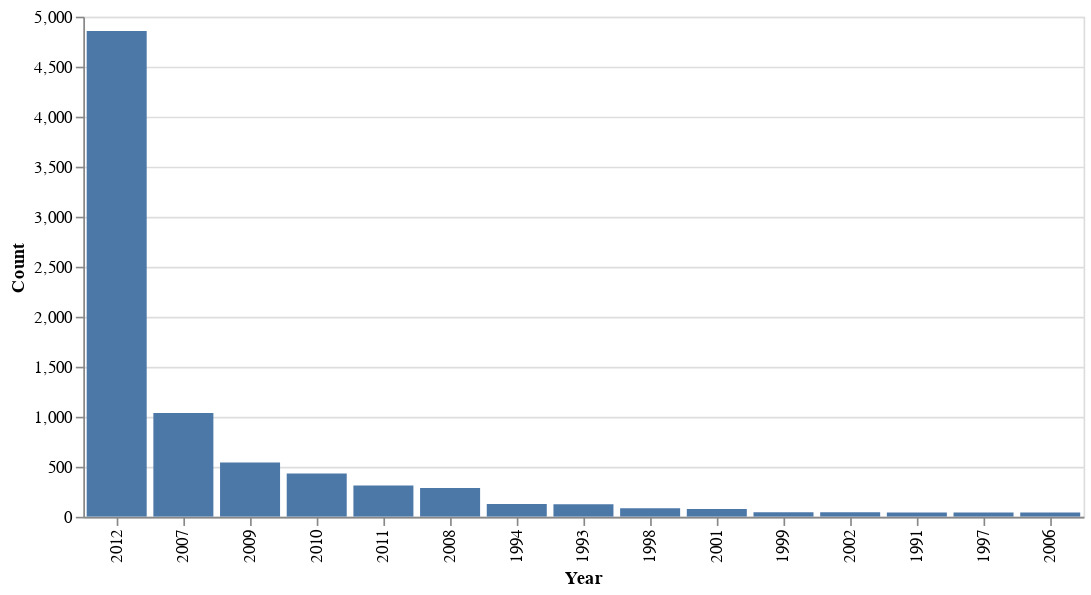

Notebook source saved alongside this figure:
### Code cell
alt.Chart(freq_labels_year).mark_bar().encode(
    x=alt.X('year', axis=alt.Axis(title='Year'),sort=(alt.EncodingSortField(field='labels', op='count', order='ascending'))),
    y=alt.Y('count', axis=alt.Axis(title='Count'),),
    tooltip = 'count',
).interactive().properties(
    width=600,
    height=300
)

### Figure 1 — Vega-Lite specification as saved in the notebook (floating-point values rounded to 4 significant figures)
{"config": {"view": {"continuousWidth": 400, "continuousHeight": 300}}, "data": {"name": "data-bd3b8cd4c2cd5ca9093a147859c49adc"}, "mark": "bar", "encoding": {"tooltip": {"field": "count", "type": "quantitative"}, "x": {"axis": {"title": "Year"}, "field": "year", "sort": {"field": "labels", "op": "count", "order": "ascending"}, "type": "nominal"}, "y": {"axis": {"title": "Count"}, "field": "count", "type": "quantitative"}}, "height": 300, "selection": {"selector007": {"type": "interval", "bind": "scales", "encodings": ["x", "y"]}}, "width": 600, "$schema": "https://vega.github.io/schema/vega-lite/v4.17.0.json", "datasets": {"data-bd3b8cd4c2cd5ca9093a147859c49adc": [{"year": "2012", "count": 4856}, {"year": "2007", "count": 1038}, {"year": "2009", "count": 542}, {"year": "2010", "count": 433}, {"year": "2011", "count": 312}, {"year": "2008", "count": 288}, {"year": "1994", "count": 128}, {"year": "1993", "count": 126}, {"year": "1998", "count": 86}, {"year": "2001", "count": 77}, {"year": "1999", "count": 46}, {"year": "2002", "count": 45}, {"year": "1991", "count": 43}, {"year": "1997", "count": 42}, {"year": "2006", "count": 42}]}}
